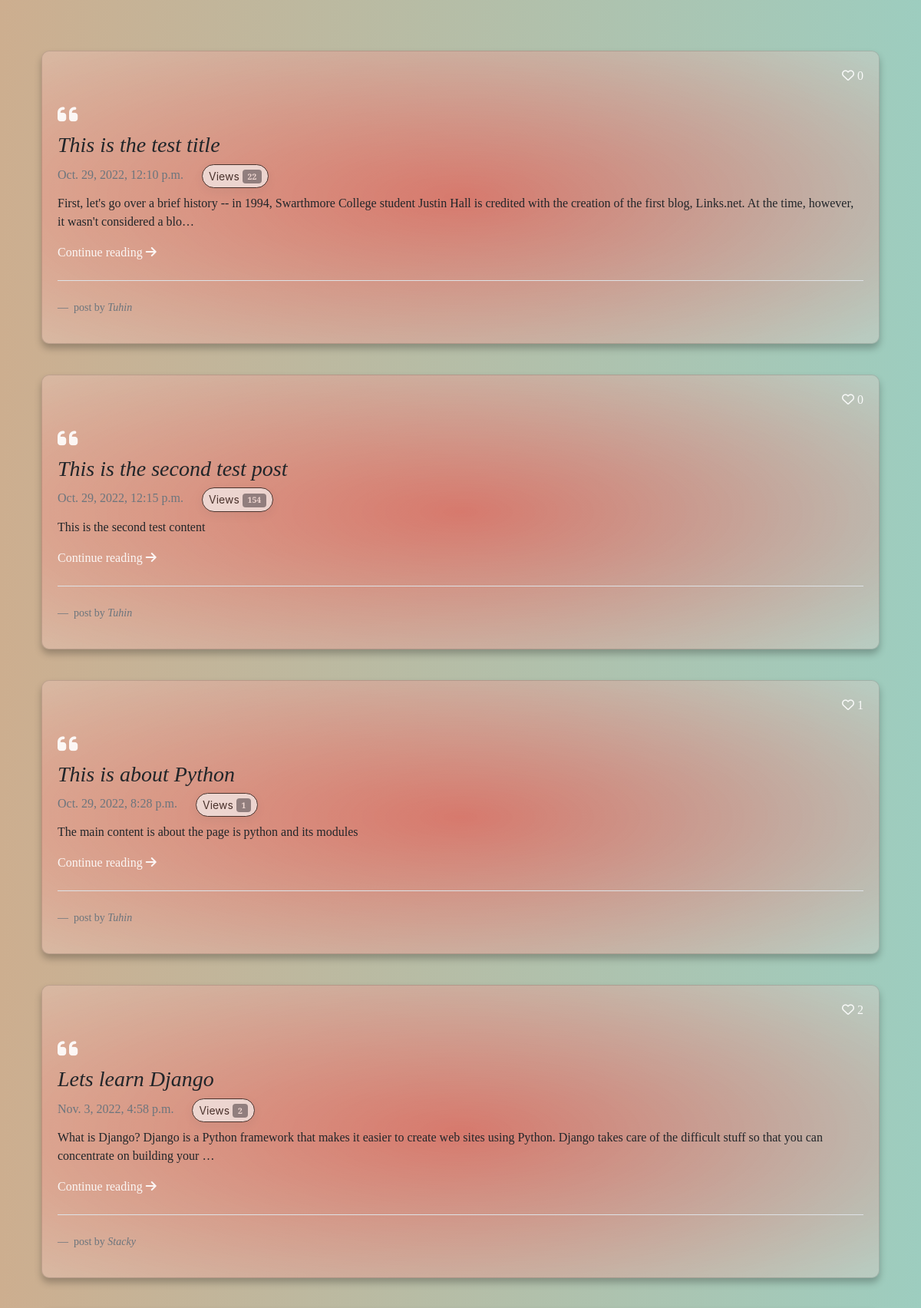
/blog/ (middle part), run on an earlier commit of the app's database.
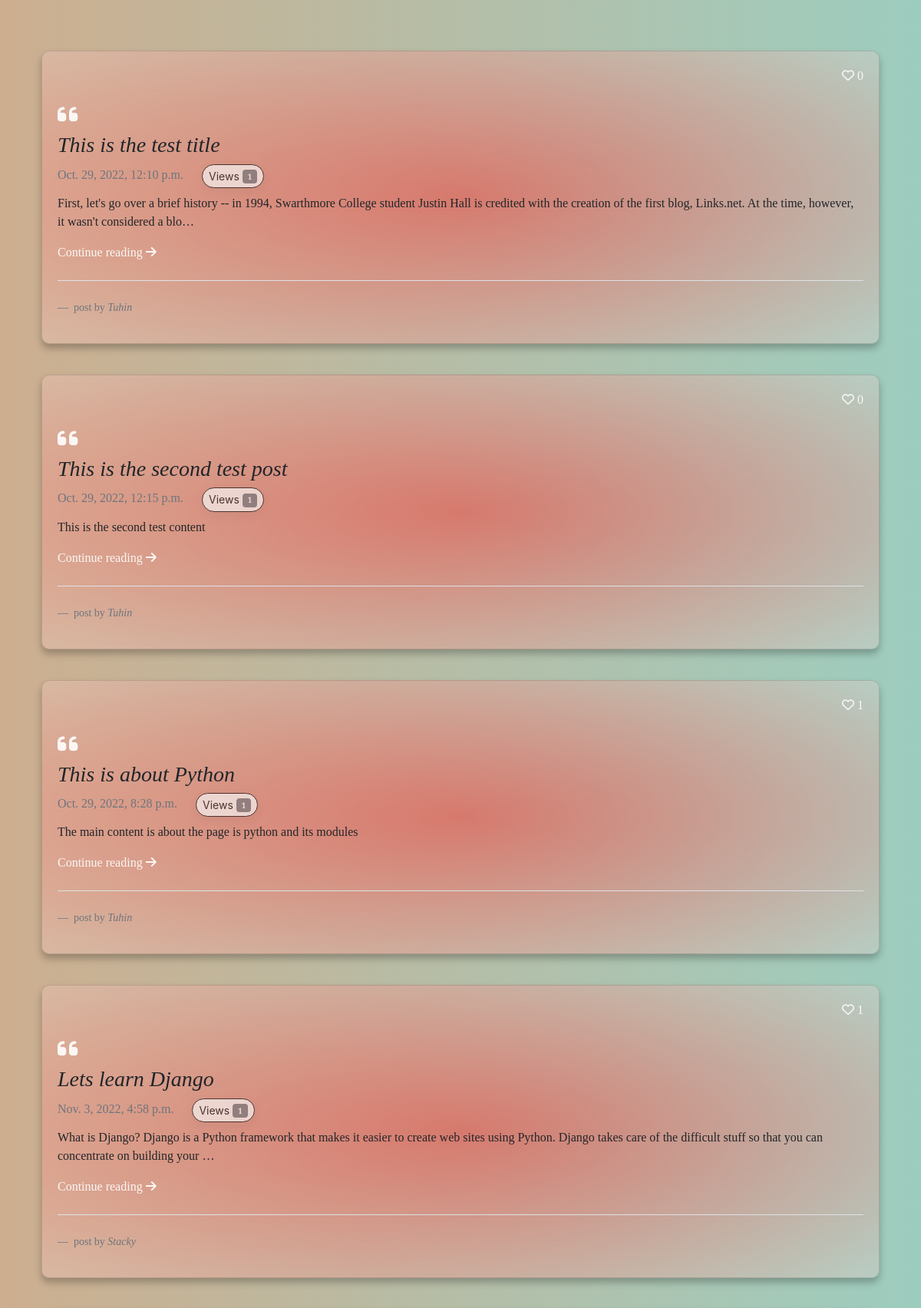
And on a later commit of the database.
### blog/models.py (models this page shows, shortened)
class Post(models.Model):
     sno = models.AutoField(primary_key=True)
     title = models.CharField(max_length=255)
     content = models.TextField()
     author = models.CharField(max_length=100)
     slug = models.CharField(max_length=130)
     totalviews = models.IntegerField(default=0)
     views = models.IntegerField(default=0)
     likes = models.IntegerField(default=0)
     timeStamp = models.DateTimeField(default=now)

### blog/views.py (the view)
# urls.py: path('', views.blogHome, name="blogHome"),
def blogHome(request):
    allPosts= Post.objects.all()
    context={'allPosts': allPosts}
    return render(request, "blog/bloghome.html", context)

### templates/blog/bloghome.html (shortened to what this page needs)
{% extends 'base.html' %}
{% block body %}
<main class="container my-3">
       <section class="mx-auto my-5">
            {% for post in allPosts %}
            <div class="main-container p-0">
              <div class="cards">
                <div class="card card-2">
                  <div class="card__icon"><i class="fa-solid fa-quote-left"></i></div>
                    <p class="card__exit">
                    <i class="fa-regular fa-heart"></i> {{post.likes}}</p>
                    <em><h3 class="mb-0" style="font-family: 'Monoton', cursive;">{{post.title}}</h3></em>
                    <div class="mb-1 text-muted mt-2 mb-2">{{post.timeStamp}}<span class="mx-4"><button type="button" class="btn btn-light btn-sm" style="border-color: black;
                      border-radius: 30px 30px 30px 30px !important;
                      box-shadow: 0 4px 15px 0 rgb(7 42 68 / 9%);" disabled>
                      Views <span class="badge text-bg-secondary">{{post.views}}</span>
                    </button></span></div>
                    <p class="mb-auto"><div class="preview">{{post.content|safe|truncatechars:200}}</div></p>
                    {% if user.is_authenticated %}
                    <form action="/blog/postView" method="post">{% csrf_token %}
                      <input type="hidden" name="pSno" value="{{post.sno}}">
                    <button type="submit" class="card__link" href="/blog/{{post.slug}}" style="background: none;border: none;">Continue reading <i class="fas fa-arrow-right"></i></button>
                    </form>
                    {% else %}
                    <a class="card__link" href="/blog/{{post.slug}}" style="background: none;border: none;">Continue reading <i class="fas fa-arrow-right"></i></a>
                    {% endif %}
                    <footer class="blockquote-footer pt-4 mt-4 border-top">
                      post by
                      <cite title="Source Title">{{post.author}}</cite>
                    </footer>
                  </div>
                </div>
              </div>
            {% endfor %}
          </section>
  </main>
{% endblock body %}

### templates/base.html (shortened to what this page needs)
<!doctype html>
{% load static %}
<html lang="en">
  <head>
    <link href="https://cdn.jsdelivr.net/npm/bootstrap@5.2.2/dist/css/bootstrap.min.css" rel="stylesheet">
    <link href="https://cdn.jsdelivr.net/npm/bootstrap-icons@1.5.0/font/bootstrap-icons.css" rel="stylesheet" />
    <link href="https://cdnjs.cloudflare.com/ajax/libs/SimpleLightbox/2.1.0/simpleLightbox.min.css" rel="stylesheet" />
  </head>
  <body>
    {% load static %}
      {% block body %}{% endblock body %}
  </body>
</html>

What changed in the data, as far as the page shows it:
changed Post "This is the test title": views "22" → "1"
changed Post "This is the second test post": views "154" → "1"
changed Post "Lets learn Django": likes "2" → "1"; views "2" → "1"
